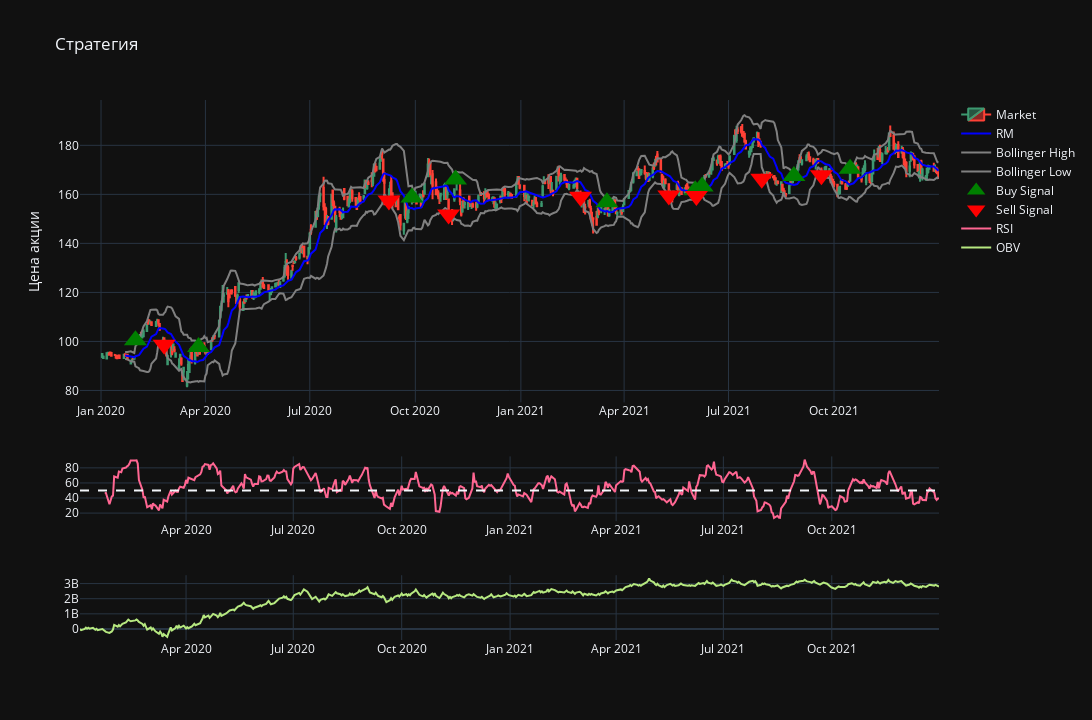

Source (notebook cell):
### Code cell
fig = make_subplots(rows=3, cols=1, row_heights=[0.7, 0.15, 0.15])

fig.add_trace(go.Candlestick(x=df.index,
                             open=df['Open'],
                             close=df['Close'],
                             high=df['High'],
                             low=df['Low'], name='Market'))

fig.add_trace(go.Scatter(x=df.index, y=df['Rolling Mean'], name='RM', line={'color': 'rgb(0,0,255)'}))
fig.add_trace(go.Scatter(x=df.index, y=df['Bollinger High'], name='Bollinger High', line={'color': 'rgb(128,128,128)'}))
fig.add_trace(go.Scatter(x=df.index, y=df['Bollinger Low'], name='Bollinger Low', line={'color': 'rgb(128,128,128)'}))

fig.add_trace(go.Scatter(
    x=buy, 
    y=[df.loc[x]['Close'] for x in buy],
    mode='markers',
    marker=dict(
        symbol='triangle-up',  # Устанавливаем форму маркеров в виде треугольников
        size=20,
        color='Green'
    ),
    name='Buy Signal'
))

fig.add_trace(go.Scatter(
    x=sell, 
    y=[df.loc[x]['Close'] for x in sell],
    mode='markers',
    marker=dict(
        symbol='triangle-down',  # Устанавливаем форму маркеров в виде треугольников
        size=20,
        color='Red'
    ),
    name='Sell Signal'
))

fig.update_xaxes(rangeslider_visible=False)
fig.update_layout(
    title='Стратегия',
    yaxis_title='Цена акции',
    height=720,
    width=1500
)

fig.add_trace(go.Scatter(x=df.index, y=df['RSI'], name='RSI'), row=2, col=1)
fig.add_hline(y=50, row=2, col=1, line_dash="dash")

fig.add_trace(go.Scatter(x=df.index, y=df['OBV'], name='OBV'), row=3, col=1)

fig.show()

### Figure 1 — Plotly figure (JSON) as saved in the notebook; plotly's stock layout.template omitted (floating-point values rounded to 4 significant figures; data arrays with more than 128 entries replaced by an {"elided": "..."} marker saying what was removed)
{"data": [{"close": {"elided": "505 float values"}, "high": {"elided": "505 float values"}, "low": {"elided": "505 float values"}, "name": "Market", "open": {"elided": "505 float values"}, "x": {"elided": "505 str values"}, "type": "candlestick"}, {"line": {"color": "rgb(0,0,255)"}, "name": "RM", "x": {"elided": "505 str values"}, "y": {"elided": "505 float values"}, "type": "scatter"}, {"line": {"color": "rgb(128,128,128)"}, "name": "Bollinger High", "x": {"elided": "505 str values"}, "y": {"elided": "505 float values"}, "type": "scatter"}, {"line": {"color": "rgb(128,128,128)"}, "name": "Bollinger Low", "x": {"elided": "505 str values"}, "y": {"elided": "505 float values"}, "type": "scatter"}, {"marker": {"color": "Green", "size": 20, "symbol": "triangle-up"}, "mode": "markers", "name": "Buy Signal", "x": ["2020-01-31T00:00:00-05:00", "2020-03-26T00:00:00-04:00", "2020-09-28T00:00:00-04:00", "2020-11-05T00:00:00-05:00", "2021-03-17T00:00:00-04:00", "2021-06-02T00:00:00-04:00", "2021-06-08T00:00:00-04:00", "2021-08-27T00:00:00-04:00", "2021-10-15T00:00:00-04:00"], "y": [100.4, 97.77, 158.7, 166.1, 156.8, 161.7, 163.2, 167.5, 170.5], "type": "scatter"}, {"marker": {"color": "Red", "size": 20, "symbol": "triangle-down"}, "mode": "markers", "name": "Sell Signal", "x": ["2020-02-25T00:00:00-05:00", "2020-09-08T00:00:00-04:00", "2020-10-30T00:00:00-04:00", "2021-02-22T00:00:00-05:00", "2021-05-10T00:00:00-04:00", "2021-06-03T00:00:00-04:00", "2021-07-30T00:00:00-04:00", "2021-09-20T00:00:00-04:00"], "y": [98.64, 157.5, 151.8, 159.0, 159.5, 159.4, 166.4, 167.8], "type": "scatter"}, {"name": "RSI", "x": {"elided": "505 str values"}, "y": {"elided": "505 float values"}, "type": "scatter", "xaxis": "x2", "yaxis": "y2"}, {"name": "OBV", "x": {"elided": "505 str values"}, "y": {"elided": "505 int values"}, "type": "scatter", "xaxis": "x3", "yaxis": "y3"}], "layout": {"xaxis": {"anchor": "y", "domain": [0.0, 1.0], "rangeslider": {"visible": false}}, "yaxis": {"anchor": "x", "domain": [0.44, 1.0], "title": {"text": "Цена акции"}}, "xaxis2": {"anchor": "y2", "domain": [0.0, 1.0], "rangeslider": {"visible": false}}, "yaxis2": {"anchor": "x2", "domain": [0.22, 0.34]}, "xaxis3": {"anchor": "y3", "domain": [0.0, 1.0], "rangeslider": {"visible": false}}, "yaxis3": {"anchor": "x3", "domain": [0.0, 0.12]}, "title": {"text": "Стратегия"}, "height": 720, "width": 1500, "shapes": [{"line": {"dash": "dash"}, "type": "line", "x0": 0, "x1": 1, "xref": "x2 domain", "y0": 50, "y1": 50, "yref": "y2"}]}}
